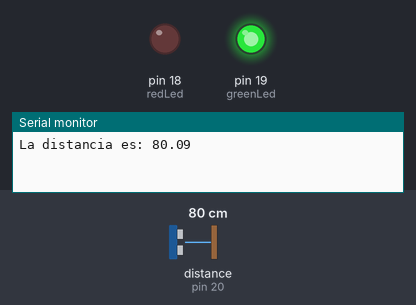
A sketch run on a simulated Arduino Mega 2560, built with avr-gcc and run on an emulated ATmega2560. Parts: output pins drawn as LEDs (lit = HIGH), the last lines printed to the serial monitor. Wiring (inferred from the names in the program): ultrasonic range finder: trigger pin 21; echo pin 20. Inputs (shaded band) come from the test bench; at power-on: distance to the obstacle (sensor on pin 20) 80 cm. The echo pulse lasts 58.3 µs per cm; pins used as bus, display or sensor lines are not drawn.

Above: at 0.1 s.
At 0.6 s:
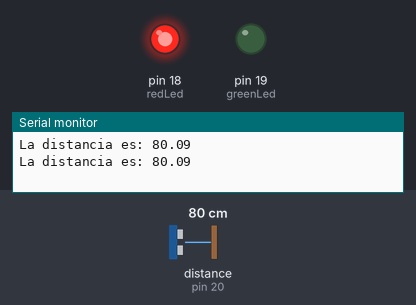
Timing chart, 0 to 2.1 s (numbered marks = the images above):
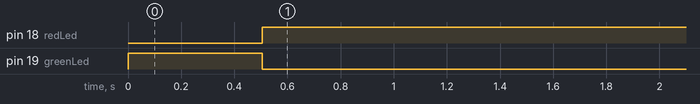

The sketch:

HCSR04_AVR.ino
```cpp
//Librerias.
#include <avr/io.h>
#include <util/delay.h>
#include <avr/interrupt.h>

//Pines Ultrasonic HCSR04
#define trig  PORTD0   //es un pin de salida
#define echo  PORTD1   //es un pin de entrada
#define	estadoD	PIND   //para la lectura de los pines de entrada
#define greenLed  PORTD2  //es un pin de salida
#define redLed  PORTD3    //es un pin de salida

double r;
boolean fin = false;
//uint32_t result;
int result;

void setup() {

  //Inicializar los pines del sensor (trig y echo)
  Serial.begin(9600);
  while(!Serial);
  HCSR04_init();
  LEDS_init();
  TIMER3_init();

}

void loop() {

  //Enviamos el pulso trigger
  TRIGGER();
  //esperamos la respuesta del pulso enviado, echo
  r = ECHO();
  double d;
  d=(r/58.0);
  //Calculamos la distancia que hay con el objeto detectado
  Serial.print("La distancia es: ");
  Serial.println(d);
  _delay_ms(500);
  //Handle Errors
  if( (d > -1) & (d < 200))
  {
      //Al detectar un obstaculo significa que hay un vehiculo
      //por lo tanto el led verde debe estar apagado y el led rojo encendido
      PORTD &= ~(1 << greenLed);
      PORTD |= (1 << redLed);
  }
  else
  {

    //Al no haber un obtaculo significa que la plaza esta libre
    //por lo tanto el led verde debe estar encendido y el led rojo apagado
    PORTD |= (1 << greenLed);
    PORTD &= ~(1 << redLed);
  }

}

void HCSR04_init()
{
  //Inicializamos el puerto D0
  DDRD |= (1 << trig);  //como solo trig es de salida ponemos un 1 en PD0
  PORTD = 0; //ponemos un cero todos los pines del puerto D, para inicializar
}

void TRIGGER()
{
  //Enviamos un pulso TTL
  PORTD |= (1 << trig);
  _delay_us(15); //esperamos 15us
  PORTD &= ~(1 << trig);//finalizamos el pulso.
}

int ECHO()
{
  result = 0;

  //esperamos a que se detecte el pulso de entrada, se espera a que sea nivel alto
  while(!(estadoD & (1<<echo)));

  TCNT3=0x00;//Iniciamos el timer a 0

  //Calculamos el ancho del pulso
  while(estadoD & (1<<echo))
  {
     if(TCNT3 > 60000)
     {
       //si superamos los 30ms es debido a que no se encuentra ningun objeto
       return -1;
     }
  }

  result = TCNT3;
  return (result>>1);//devolvemos el resultado ya dividido entre 2.
}

void LEDS_init()
{
  //Inicializamos los puertos PD3(led verde) y el PD2(led rojo)
  DDRD |= (1 << greenLed) | (1 << redLed);
  PORTD = 0; //ponemos todos los pines del puerto D a zero

  //iniciamos los leds con el led verde encendido y el led rojo apagado
  PORTD |= (1 << greenLed);
  PORTD &= ~(1 << redLed);

}

void TIMER3_init()
{
  //iniciamos el timer3 para calcular el tiempo que dura el pulso
  TCCR3A=0;
  TCCR3B=(1<<CS31);	//Prescaler = Fcpu/8
}
```

Measured:
- by itself, pin 18 (redLed): LOW → HIGH at 0.51 s
- by itself, pin 19 (greenLed): HIGH → LOW at 0.51 s
